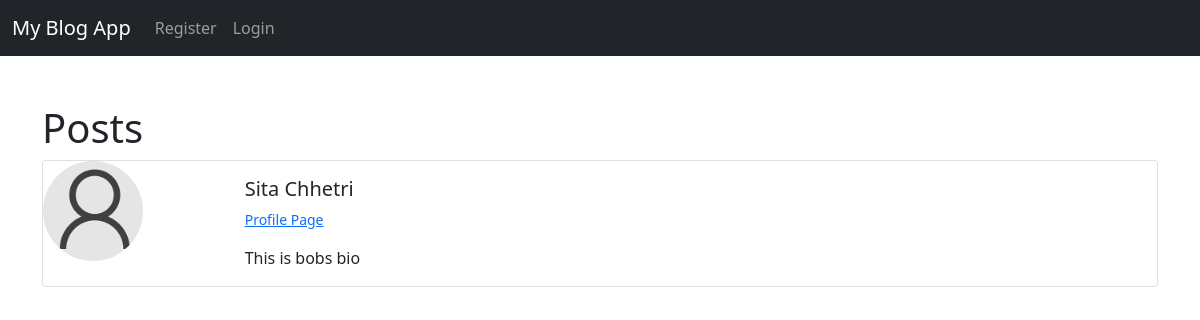
Screenshot of /members/2/profile/ with the database file from the repository.
### blog_app/models.py (models this page shows, shortened)
class Profile(models.Model):
    user = models.OneToOneField(User, null=True, on_delete=models.CASCADE)
    bio = models.TextField()
    profile_pic = models.ImageField(null=True,blank=True,upload_to="images/profile")
    website_url = models.CharField(max_length=255, null=True,blank=True)
    facebook_url = models.CharField(max_length=255, null=True,blank=True)
    twitter_url = models.CharField(max_length=255, null=True,blank=True)
    instagram_url = models.CharField(max_length=255, null=True,blank=True)
    pintrest_url = models.CharField(max_length=255, null=True,blank=True)

### members/views.py (the view)
# urls.py: path('<int:pk>/profile/', ShowProfilePageView.as_view(), name='show_profile_page'),
class ShowProfilePageView(DetailView):
    model = Profile
    template_name = 'registration/user_profile.html'
    def get_context_data(self, *args, **kwargs):
        context = super(ShowProfilePageView, self).get_context_data(*args, **kwargs)
        page_user = get_object_or_404(Profile, id=self.kwargs['pk'])
        context["page_user"] = page_user
        return context

### members/templates/registration/user_profile.html (shortened to what this page needs)
{% extends 'base.html' %}
{% load static %}
{% block content %}
<h1>Posts</h1>
<div class="card mb-3"">
    <div class="row g-0">
      <div class="col-md-2">
        {% if page_user.profile_pic %}
        <img class="rounded-circle" src="{{ page_user.profile_pic.url }}" alt="img" width="100" height="100">
        {% else %}
        <img class="rounded-circle" src="{% static 'theblog/images/profile1.png' %}" alt="img" width="100" height="100">
        {% endif %}
      </div>
      <div class="col-md-10">
        <div class="card-body">
          <h5 class="card-title">
            {{ page_user.user.first_name }}
            {{ page_user.user.last_name }}
        </h5>
        <p class="small text-muted">
          <a href="{% url 'show_profile_page' page_user.id %}">Profile Page</a>
        </p>
          <p class="card-text">{{ page_user.bio }}</p>
        </div>
      </div>
    </div>
  </div>
{% endblock %}

### rows the page displays
Profile: user.first_name "Sita", user.last_name "Chhetri", bio "This is bobs bio"
